Frame 1 (no input): blank canvas, image omitted
Frame 60 (the mouse pressed at the canvas centre just before this capture): blank canvas, image omitted
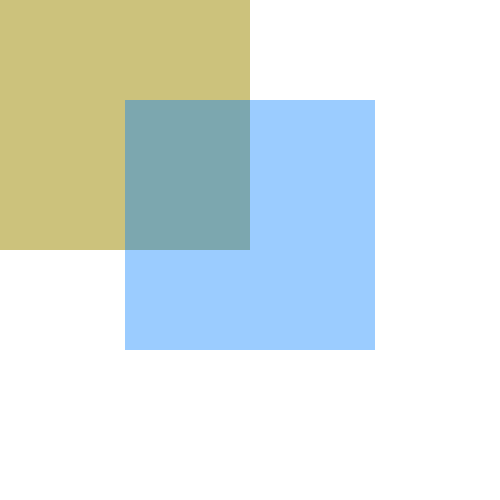
Frame 120 (the mouse held since frame 60 and released just before this capture)

The Processing sketch whose frames 1 and 60 were blank and that drew this single picture after the mouse press (run headless with seeded random() and noise(); from frame 60 on, the mouse is pressed at the canvas centre):

// Processing sketch: processing_99765
// ── processing_99765.pde

void setup(){
size(500,500);
background(255);
noStroke();
smooth();
}
 
void draw(){
background(255);
fill(255,0,mouseX/2,100);
  rect(0,0,mouseX,mouseY);
  fill(mouseX/2,255,0,100);
  rect(0,0,mouseX,mouseY);
  fill(0,mouseX/2,255,100);
  rect(mouseX/2,height/5,mouseX,mouseY);
}
